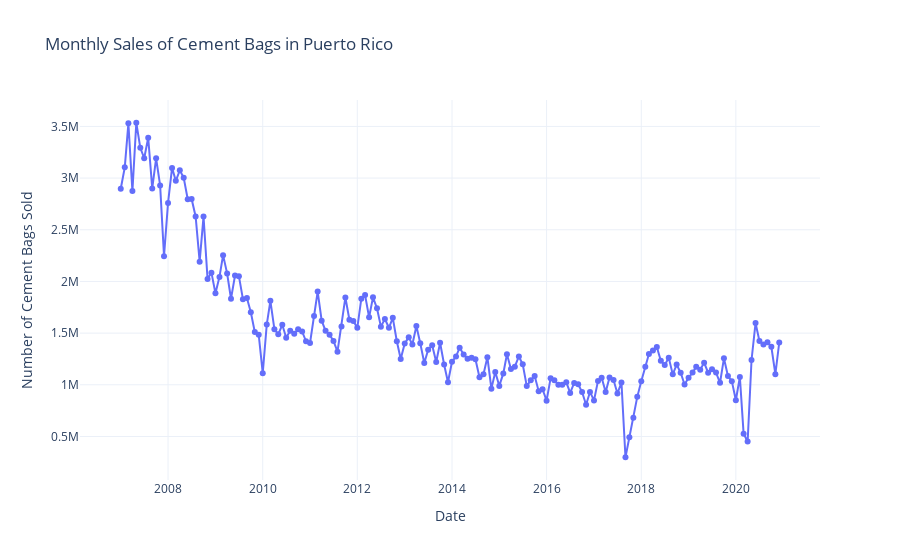

Notebook code for this chart:
### Markdown cell above
### Exploratory Data Analysis

### Code cell
# Function to plot sales

fig = go.Figure()

# plot original Sales column
fig.add_trace(go.Scatter(
    x=df_train.index,
    y=df_train['Sales'],
    mode='lines+markers',
    name='Sales',
    line=dict(color='#636EFA'),
    marker=dict(color='#636EFA')))

# plot config
fig.update_layout(
    title='Monthly Sales of Cement Bags in Puerto Rico',
    xaxis_title='Date',
    yaxis_title='Number of Cement Bags Sold',
    template='plotly_white',
    hovermode='x'
)

fig.show()

### Figure 1 — Plotly figure (JSON) as saved in the notebook; plotly's stock layout.template omitted (floating-point values rounded to 4 significant figures; data arrays with more than 128 entries replaced by an {"elided": "..."} marker saying what was removed)
{"data": [{"line": {"color": "#636EFA"}, "marker": {"color": "#636EFA"}, "mode": "lines+markers", "name": "Sales", "x": {"elided": "168 str values"}, "y": {"elided": "168 float values"}, "type": "scatter"}], "layout": {"title": {"text": "Monthly Sales of Cement Bags in Puerto Rico"}, "xaxis": {"title": {"text": "Date"}}, "yaxis": {"title": {"text": "Number of Cement Bags Sold"}}, "hovermode": "x"}}
